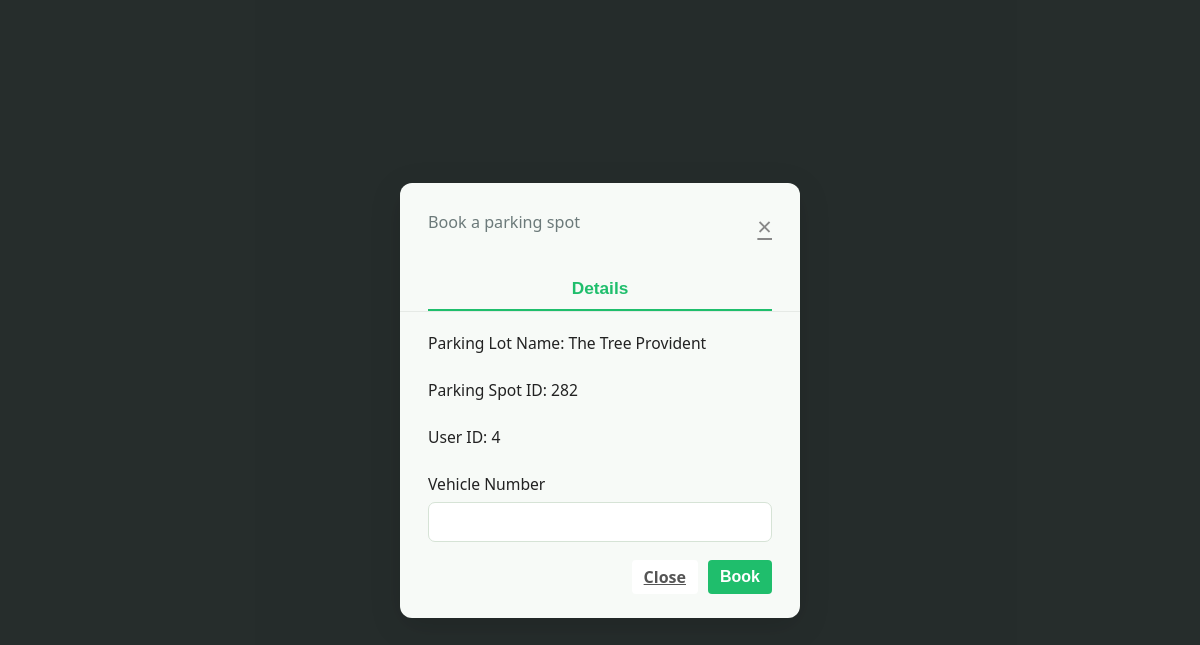
/book_spot/4/18 (signed in), run on the app's committed database.
### models/models.py (models this page shows)
class Parking_lot(db.Model):
    __tablename__='parking_lot'
    lot_id=db.Column(db.Integer,primary_key=True,autoincrement=True)
    owner_id = db.Column(db.Integer, db.ForeignKey('user.id', ondelete='CASCADE'))
    lot_name= db.Column(db.Text,nullable=False,unique=True)
    lot_address=db.Column(db.Text,nullable=False)
    lot_spot_count=db.Column(db.Integer,nullable=False)
    lot_price_per_hour=db.Column(db.Integer,nullable=False)
    owner = db.relationship('User', backref=db.backref('parking_lots', passive_deletes=True))
    spots = db.relationship('Parking_spot', backref='lot', cascade="all, delete", passive_deletes=True)
    bookings = db.relationship('Bookings', back_populates='lot', cascade="all, delete", passive_deletes=True)

class Parking_spot(db.Model):
    __tablename__ = 'parking_spot'
    id = db.Column(db.Integer, primary_key=True)
    lot_id = db.Column(db.Integer, db.ForeignKey('parking_lot.lot_id', ondelete="CASCADE"), nullable=False)
    spot_number = db.Column(db.Integer, nullable=False)
    is_available = db.Column(db.String, default="Yes",nullable=False)

### controllers/controllers.py (the view, shortened to what this page needs)
@main.route("/book_spot/<user_id>/<parking_lot_id>",methods=['GET','POST'])
@role_required('user')
@login_required
def book_spot(user_id,parking_lot_id):
    if request.method=="GET":
            check_availability= Parking_spot.query.filter_by(lot_id=parking_lot_id,is_available="Yes").count()
            if check_availability>0:
                parking_spot_id=Parking_spot.query.filter_by(lot_id=parking_lot_id,is_available="Yes").first().id
                parking_lot_price=Parking_lot.query.filter_by(lot_id=parking_lot_id).first().lot_price_per_hour
                parking_lot_name=Parking_lot.query.filter_by(lot_id=parking_lot_id).first().lot_name
                booking_spot_details={
                                            "user_id":user_id,
                                            "parking_lot_id":parking_lot_id,
                                            "parking_spot_id":parking_spot_id,
                                            "parking_lot_price":parking_lot_price,
                                            "parking_lot_name": parking_lot_name
                }
                return render_template("book_spot.html",booking_spot_details=booking_spot_details)
            else:
                 flash("No parking spots are available at the moment.", "warning")
                 return redirect(url_for('main.user_dashboard',id=user_id))

### app.py (called while the page is built)
def create_app():
    app = Flask(__name__, template_folder="templates")
    if os.getenv('ENV', 'development') != "production":
        print("Starting Local Development")
        app.config.from_object(LocalDevelopmentConfig)
    else:
        raise Exception("Currently no production config is setup")
    app.register_blueprint(main)
    db.init_app(app)
    login_manager = LoginManager()
    login_manager.login_view = "main.login"
    login_manager.init_app(app)
    @login_manager.user_loader
    def load_user(user_id):
        return User.query.get(int(user_id))
    return app

### controllers/controllers.py (called while the page is built)
def role_required(required_role):
    def decorator(f):
        @wraps(f)
        def decorated_function(*args, **kwargs):
            if not current_user.is_authenticated:
                flash('Please log in to access this page.', 'warning')
                return redirect(url_for('main.login'))
            if required_role == "admin" and current_user.is_admin != "Yes":
                flash('You do not have permission to access this page.', 'danger')
                return redirect(url_for('main.login'))
            return f(*args, **kwargs)
        return decorated_function
    return decorator

### templates/book_spot.html (shortened to what this page needs)
<!DOCTYPE html>
<html lang="en">
<head>
  <link rel="stylesheet" href="{{ url_for('static',filename='css/book_spot_style.css') }}">
</head>
<body>
  <div class="modal-bg">
    <div class="modal">
      <div class="modal-header">
        <div>
          <div class="modal-subtitle">Book a parking spot</div>
        </div> <a href="{{ url_for('main.user_dashboard',id=booking_spot_details.user_id) }}" class="modal-close" aria-label="Close">&times;</a>
      </div>
      <div class="modal-tabs">
        <button class="tab active">Details</button>
      </div>
      <div class="model-form">
      <form class="modal-form" action="{{ url_for('main.book_spot', parking_lot_id=booking_spot_details.parking_lot_id, user_id=booking_spot_details.user_id) }}" method="POST">
        <div class="form-group">
          <label for="lot_name">Parking Lot Name: {{ booking_spot_details.parking_lot_name }}</label>
        </div>
        <div class="form-group">
          <label for="lot_name">Parking Spot ID: {{ booking_spot_details.parking_spot_id }}</label>
        </div>
        <div class="form-group">
          <label for="user_id">User ID: {{ booking_spot_details.user_id }}</label>
        </div>
        <div class="form-group">
            <label for="vehicle_number"> Vehicle Number</label>
            <input type="text" pattern='[a-zA-Z0-9]*' id="vehicle_number" name="vehicle_number" title="Must be alphanumeric">
        </div>
        <div class="modal-actions">
          <a href="{{url_for('main.user_dashboard',id=booking_spot_details.user_id)}}" class='btn cancel'> Close </a>
          <button type="submit" class="btn primary" name="book">Book</button>
        </div>
      </form>
      </div>
    </div>
  </div>
</body>
</html>

### static/css/book_spot_style.css (style rules this page uses)
body { margin: 0; font-family: 'Segoe UI', Arial, sans-serif; background: #232725; }
.modal-bg { position: fixed; top: 0; left: 0; right: 0; bottom: 0; background: rgba(40, 50, 50, 0.55); display: flex; align-items: center; justify-content: center; min-height: 100vh; z-index: 1000; }
.modal { background: #f7faf7; border-radius: 12px; box-shadow: 0 8px 32px rgba(0,0,0,0.14); width: 400px; max-width: 95vw; padding: 0 0 24px 0; animation: fadeIn 0.1s; }
.modal-header { display: flex; align-items: flex-start; justify-content: space-between; padding: 24px 28px 0 28px; }
.modal-subtitle { font-size: 1.01rem; color: #6c7a7a; margin-top: 4px; }
.modal-close { background: none; border: none; font-size: 1.6rem; color: #888; cursor: pointer; margin-left: 8px; margin-top: 2px; transition: color 0.15s; }
.modal-tabs { display: flex; border-bottom: 1.5px solid #e6eae6; margin: 22px 0 0 0; padding: 0 28px; }
.tab { flex: 1; background: none; border: none; font-size: 1.08rem; font-weight: 500; padding: 12px 0 10px 0; cursor: pointer; color: #5e6464; border-bottom: 2.5px solid transparent; transition: color 0.18s, border 0.18s, background 0.18s; }
.tab.active { color: #1fbe6c; border-bottom: 2.5px solid #1fbe6c; background: #f7faf7; font-weight: 700; }
.modal-form { padding: 20px 28px 0 28px; }
.form-group { display: flex; flex-direction: column; margin-bottom: 18px; }
.form-group label { font-size: 0.98rem; color: #222; font-weight: 500; margin-bottom: 7px; }
.form-group input[type="text"], .form-group input[type="number"] { padding: 10px 12px; border: 1.2px solid #d6e3d6; border-radius: 7px; font-size: 1rem; background: #fff; outline: none; transition: border 0.2s; }
.modal-actions { display: flex; justify-content: flex-end; gap: 10px; margin-top: 18px; }
.btn { font-size: 1rem; padding: 9px 18px; border-radius: 7px; border: 1.5px solid #e0e0e0; cursor: pointer; font-weight: 500; background: #fff; transition: background 0.18s, color 0.18s, border 0.18s; }
.btn.cancel { color: #555; border-color: #e0e0e0; }
.btn.primary { background: #1fbe6c; color: #fff; border-color: #1fbe6c; }
.btn { padding: 6px 12px; border: none; color: white; font-weight: bold; border-radius: 4px; cursor: pointer; }

### data on the page
Parking_lot: parking_lot_name "The Tree Provident"
Parking_spot: parking_spot_id "282"

### other printed values
{{ booking_spot_details.user_id }} "4"
